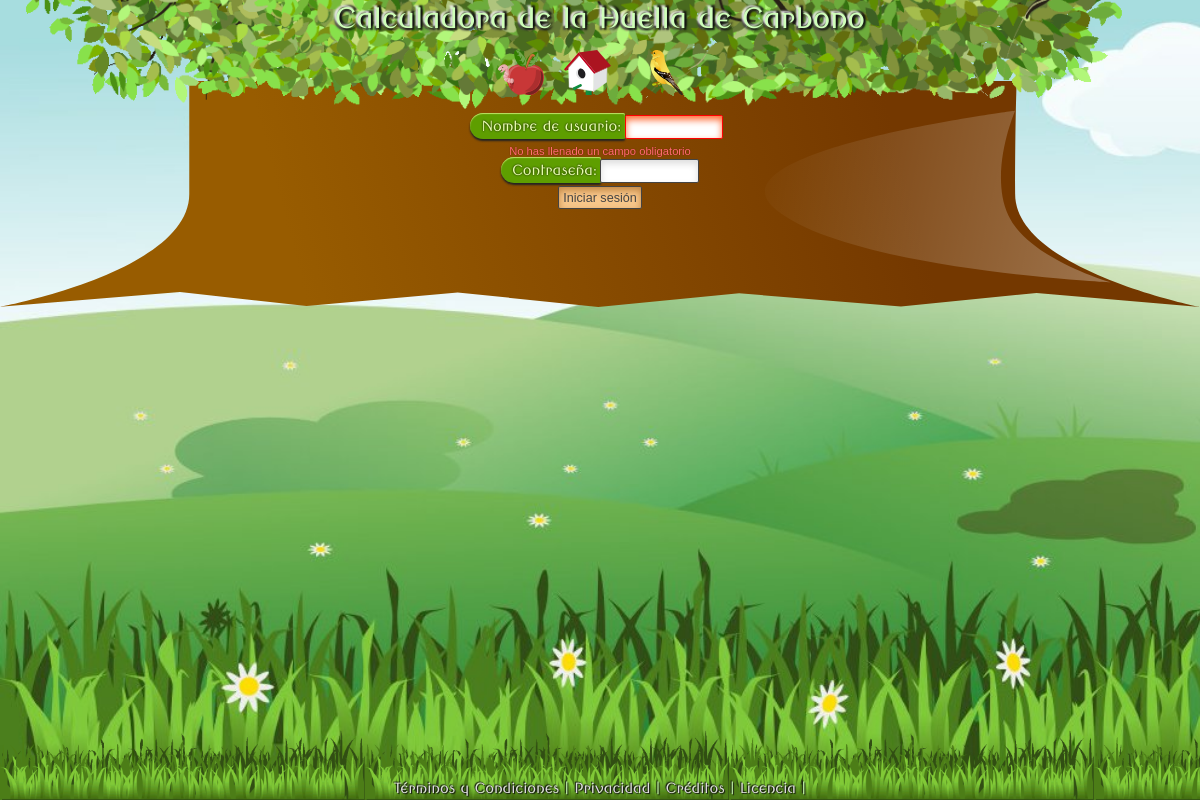
Screenshot of /micuenta.php with the database file from the repository.
### tables this page shows
CREATE TABLE IF NOT EXISTS `paginas` (
  `codpag_pag` smallint(3) unsigned NOT NULL AUTO_INCREMENT COMMENT 'Código de página',
  `titulo_pag` varchar(64) NOT NULL COMMENT 'Título de la página',
  `conpag_pag` longtext NOT NULL COMMENT 'Contenido de la página',
  `piepag_pag` tinyint(1) NOT NULL COMMENT 'Opcion de Incluir en pie de página',
  PRIMARY KEY (`codpag_pag`)
);

### elementos/pie.php (the view, shortened to what this page needs)
				</div>
			</div>
		</div>
		<div id="footer">
			<div>
				<?php
				$consulta = mysql_query("SELECT codpag_pag,titulo_pag FROM paginas WHERE piepag_pag=1") or die( mysql_error() );
				while ($resultado = mysql_fetch_assoc($consulta)) {
					$codigo = $resultado["codpag_pag"];
					$titulo = $resultado["titulo_pag"];
					echo '<a href="paginas.php?p='.$codigo.'">'.$titulo.'</a> | ';
				}
				?>
			</div>
		</div>
	</div>
</body>
</html>

### temas/naturaleza/estilos.css (style rules this page uses)
html,body { margin: 0; padding: 0; height: 100%; font-family: 'Roundbasic','Trebuchet MS', Arial, Tahoma; font-size: 100%; font-size: 14px; color: #D1B49A; text-shadow: 0 0 2px #000; }
a { text-decoration: none; color: #ddd; }
#footer { position: absolute; bottom: 0 !important; bottom: -1px; width: 100%; min-height: 5em; font-family: 'Roundmiddle','Trebuchet MS', Arial, Tahoma; font-size: 1em; text-align: center; text-shadow: 1px 1px 1px #111,-1px -1px 1px #111; color: #CFFFBA; background: transparent url('imagenes/prado.gif') repeat-x; background-size: contain; -webkit-background-size: contain; background-size: auto 100%; -webkit-background-size: auto 100%; z-index: 5; }
#footer div { padding-top: 3.5em; }

### rows the page displays
paginas: titulo_pag "Términos y Condiciones"
paginas: titulo_pag "Privacidad"
paginas: titulo_pag "Créditos"
paginas: titulo_pag "Licencia"

### other values shown
$_SESSION['titulo_principal'] "Calculadora de la Huella de Carbono"
$label_nombre_de_usuario "Nombre de usuario"
$label_contrasenia "Contraseña"
